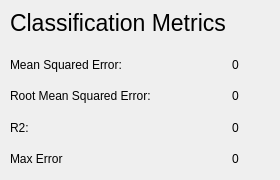
     <widget class="QWidget" name="classification_metrics">
      <widget class="QWidget" name="layoutWidget_3">
       <property name="geometry">
        <rect>
         <x>10</x>
         <y>10</y>
         <width>261</width>
         <height>161</height>
        </rect>
       </property>
       <layout class="QGridLayout" name="gridLayout_3">
        <item row="5" column="0">
         <widget class="QLabel" name="label_36">
          <property name="text">
           <string>Max Error</string>
          </property>
         </widget>
        </item>
        <item row="2" column="1">
         <widget class="QLabel" name="clas_mse_label">
          <property name="text">
           <string>0</string>
          </property>
         </widget>
        </item>
        <item row="4" column="0">
         <widget class="QLabel" name="label_37">
          <property name="text">
           <string>R2:</string>
          </property>
         </widget>
        </item>
        <item row="2" column="0">
         <widget class="QLabel" name="label_38">
          <property name="text">
           <string>Mean Squared Error: </string>
          </property>
         </widget>
        </item>
        <item row="0" column="0">
         <widget class="QLabel" name="label_26">
          <property name="font">
           <font>
            <pointsize>17</pointsize>
           </font>
          </property>
          <property name="text">
           <string>Classification Metrics</string>
          </property>
         </widget>
        </item>
        <item row="3" column="0">
         <widget class="QLabel" name="label_39">
          <property name="text">
           <string>Root Mean Squared Error:</string>
          </property>
         </widget>
        </item>
        <item row="1" column="0">
         <spacer name="verticalSpacer_3">
          <property name="orientation">
           <enum>Qt::Vertical</enum>
          </property>
          <property name="sizeType">
           <enum>QSizePolicy::Fixed</enum>
          </property>
          <property name="sizeHint" stdset="0">
           <size>
            <width>20</width>
            <height>10</height>
           </size>
          </property>
         </spacer>
        </item>
        <item row="3" column="1">
         <widget class="QLabel" name="clas_rmse_label">
          <property name="text">
           <string>0</string>
          </property>
         </widget>
        </item>
        <item row="4" column="1">
         <widget class="QLabel" name="clas_r2_label">
          <property name="text">
           <string>0</string>
          </property>
         </widget>
        </item>
        <item row="5" column="1">
         <widget class="QLabel" name="clas_max_error_label">
          <property name="text">
           <string>0</string>
          </property>
         </widget>
        </item>
       </layout>
      </widget>
     </widget>
